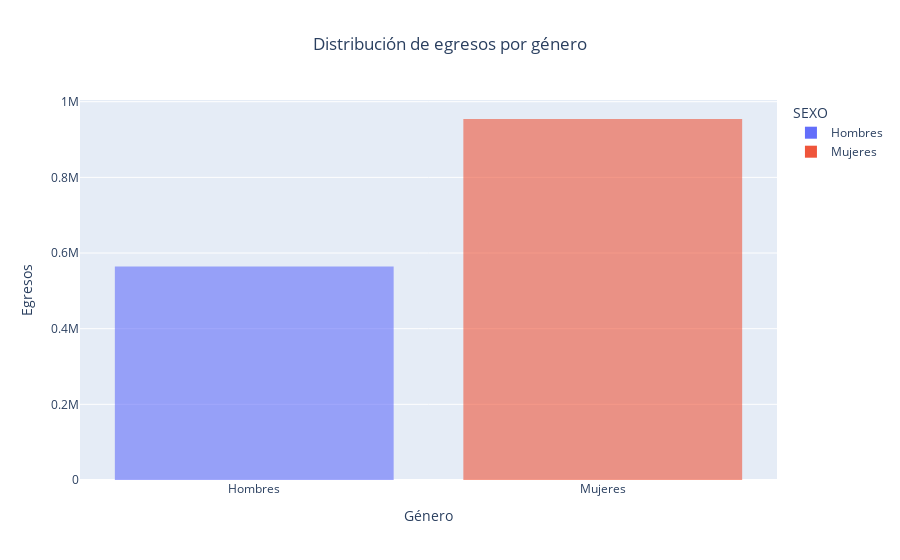

Notebook source saved alongside this figure:
### Code cell
fig_defun = px.histogram(
    df_agrupado,
    x = "SEXO",
    y = "Cantidad",
    color = "SEXO",
    nbins = 2,
    barmode = "overlay",
    opacity = 0.6,
    title = "Distribución de egresos por género"
)

fig_defun.update_layout(
    xaxis_title="Género",
    yaxis_title="Egresos",
    title_x=0.5
)

fig_defun.show()
fig_defun.write_html("distribucion_egresos_cancer_genero.html")

### Figure 1 — Plotly figure (JSON) as saved in the notebook; plotly's stock layout.template omitted (floating-point values rounded to 4 significant figures)
{"data": [{"bingroup": "x", "histfunc": "sum", "hovertemplate": "SEXO=%{x}<br>sum of Cantidad=%{y}<extra></extra>", "legendgroup": "Hombres", "marker": {"color": "#636efa", "opacity": 0.6, "pattern": {"shape": ""}}, "name": "Hombres", "nbinsx": 2, "orientation": "v", "showlegend": true, "type": "histogram", "x": ["Hombres"], "xaxis": "x", "y": [564448], "yaxis": "y"}, {"bingroup": "x", "histfunc": "sum", "hovertemplate": "SEXO=%{x}<br>sum of Cantidad=%{y}<extra></extra>", "legendgroup": "Mujeres", "marker": {"color": "#EF553B", "opacity": 0.6, "pattern": {"shape": ""}}, "name": "Mujeres", "nbinsx": 2, "orientation": "v", "showlegend": true, "type": "histogram", "x": ["Mujeres"], "xaxis": "x", "y": [954265], "yaxis": "y"}], "layout": {"barmode": "overlay", "legend": {"title": {"text": "SEXO"}, "tracegroupgap": 0}, "title": {"text": "Distribución de egresos por género", "x": 0.5}, "xaxis": {"anchor": "y", "categoryarray": ["Hombres", "Mujeres"], "categoryorder": "array", "domain": [0, 1], "title": {"text": "Género"}}, "yaxis": {"anchor": "x", "domain": [0, 1], "title": {"text": "Egresos"}}}}
